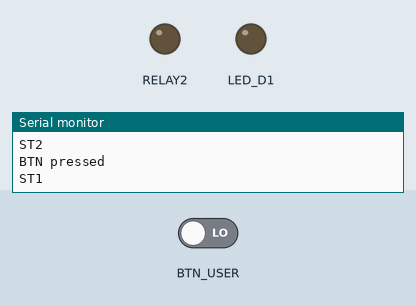
This sketch was run on a simulated Arduino Opta. Parts: output pins drawn as LEDs (lit = HIGH), the last lines printed to the serial monitor. Inputs (shaded band) come from the test bench; at power-on: BTN_USER LOW. Pins used as bus, display or sensor lines are not drawn.

Above: at 6.8 s.
6.9 s: BTN_USER driven HIGH
10.8 s: BTN_USER driven LOW
At 13.2 s:
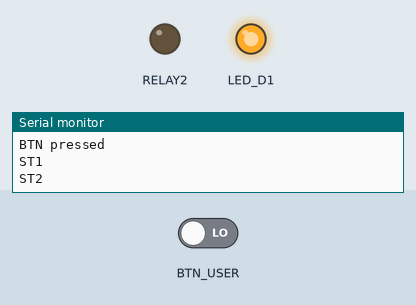
Timing chart, 0 to 24.3 s (numbered marks = the images above; inputs shaded):
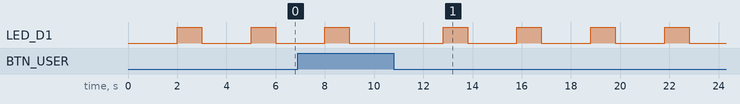

The sketch:

OP4_stati.ino
```cpp
int stato = 0;

void setup() {
  Serial.begin(115200);
  Serial.println("OPTA stati");
  pinMode(BTN_USER, INPUT);
  pinMode(LED_D0, OUTPUT);
  pinMode(D0, OUTPUT);
  pinMode(LED_D1, OUTPUT);
  pinMode(D1, OUTPUT);
}

void loop() {
  switch(stato) {
    case 0:
      digitalWrite(LED_D0, HIGH);
      digitalWrite(D0, HIGH);

      if (digitalRead(BTN_USER) == LOW) {
        Serial.println("BTN pressed");
        stato = 1;
      }

      break;
    case 1:
      Serial.println("ST1");
      digitalWrite(LED_D0, LOW);
      digitalWrite(D0, LOW);
      delay(2000);
      stato = 2;

      break;
    case 2:
      Serial.println("ST2");
      digitalWrite(LED_D1, HIGH);
      digitalWrite(D1, LOW);
      delay(1000);
      digitalWrite(LED_D1, LOW);
      digitalWrite(D1, LOW);
      stato = 0;
      break;

  }
}
```

Measured:
- after the input at 10.8 s, LED_D1: alternates HIGH for 1.0 s and LOW for 2.0 s, starting after 2.0 s
- by itself, LED_D1: alternates HIGH for 1.0 s and LOW for 2.0 s
